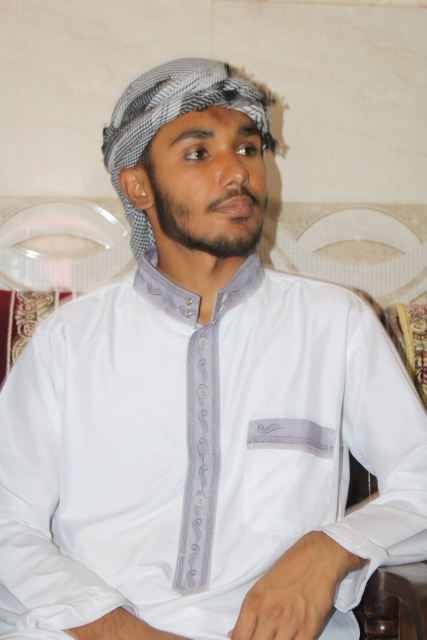
#> input picture Computer vision Class/training images/Konain Worsi/IMG-20240506-WA0014.jpg, 853 x 1280 px (shown at 1/2 size)
$ python Face_recognition_system_realtime.py
#> lines starting #> are read from the running program, lines starting #| are printed output that depends on the picture; after the words box and inside, x2 and y2 are one past the last pixel; in counts of white or black regions, pixels touching at a corner belong together
import cv2 as cv
import numpy as np
import os

# loading haarcascade for face detection
face_cascade = cv.CascadeClassifier(cv.data.haarcascades + 'haarcascade_frontalface_default.xml')

# load recognizer
if not hasattr(cv, 'face'):
    raise ImportError(
        "cv2.face is unavailable. Install opencv-contrib-python in the active venv:\n"
        "python -m pip install opencv-contrib-python"
    )
recognizer = cv.face.LBPHFaceRecognizer_create()

# loading face cam
cap = cv.VideoCapture(0)

# path of dataset
dataset_path = 'training images'

face = []
labels = []

labels_to_name = {}
current_label = 0

# accessing the folders path in the dataset
for person_name in os.listdir(dataset_path):
    person_folder = os.path.join(dataset_path, person_name)

    if not os.path.isdir(person_folder) or not os.listdir(person_folder):
        continue

    # labeling the current folder name to person name
    labels_to_name[current_label] = person_name

    for image_name in os.listdir(person_folder):
        image_path = os.path.join(person_folder, image_name) # accessing the image paths in the realated folder

        image = cv.imread(image_path, cv.IMREAD_GRAYSCALE) #  reading images and also converting them into grayscale
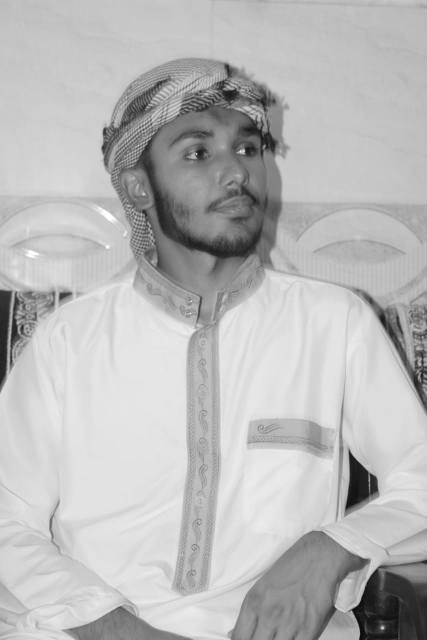
#> image: shape (1280, 853) (shown at 1/2 size); min 2, max 255, mean 185.5

        face_rect = face_cascade.detectMultiScale(image, scaleFactor = 1.1, minNeighbors = 4) # detecting face in the dataset images
#> face_rect = ()

        for (x, y, w, h) in face_rect: # drawing a rectangle in faces of the dataset images
            face_roi = image[x: x + w, y: y + h]

            if face_roi.size > 0:
                face_resize = cv.resize(face_roi, (200, 200))

                face.append(face_resize)
                labels.append(current_label)
#> this loop made 0 passes
#> after the loop, face = []; labels = []

    current_label += 1
#> current_label = 1

if len(face) == 0:
    print('No Face found!')
    exit()


face = np.array(face)
labels = np.array(labels)

recognizer.train(face, labels) # training the model for face recognition
print('✅Training Complete!')

while True: # accessing the webcam
    ret, frames = cap.read()
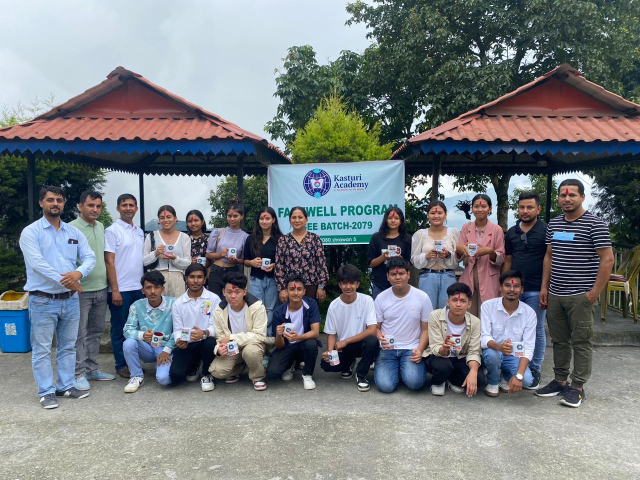
#> input picture Computer vision Class/pictures/IMG-20230721-WA0025.jpg, 1280 x 960 px, given in place of the camera (shown at 1/2 size)
#> frames is the input picture: shape (960, 1280, 3); mean B, G, R 128.9, 125.5, 120.5
    grey = cv.cvtColor(frames, cv.COLOR_BGR2GRAY) # converting the frames into grayscale
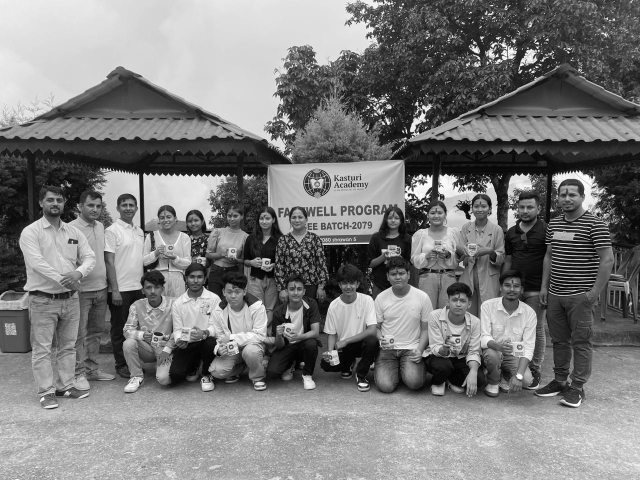
#> grey: shape (960, 1280) (shown at 1/2 size); min 0, max 255, mean 124.4

    if not ret:
        break

    cam_face = face_cascade.detectMultiScale(grey, scaleFactor = 1.21, minNeighbors = 6) # detecting faces in the frames
#> cam_face = 15 rows, first 6: [312, 420, 39, 39], [577, 422, 36, 36], [512, 425, 36, 36], [770, 425, 32, 32], [369, 537, 46, 46], [233, 392, 46, 46]

    for (x, y, w, h) in cam_face: # drawing faces in the frames in realtime
        face_roi_grey = grey[y: y + h, x: x + w]

        if face_roi_grey.size > 0:
            face_resize = cv.resize(face_roi_grey, (200, 200))

            label, f_confidence = recognizer.predict(face_resize)
            actual_confidence = 100 - f_confidence   # calculating the actual confidence of the model in face recogmition

            if label in labels_to_name:
                person_name = labels_to_name[label]

                text = f'{person_name} - ({round(actual_confidence, 2)})'

                if actual_confidence >= 40:
                    print('Acces Granted!')
                    cv.rectangle(frames, (x, y), (x + w, y + h), (0, 255, 0), 2)
                    cv.putText(frames, text, (x, y - 10), cv.FONT_HERSHEY_COMPLEX, 0.7, (0, 255, 0), 2)
                else:
                    cv.rectangle(frames, (x, y), (x + w, y + h), (0, 0, 255), 2)
                    cv.putText(frames, text, (x, y - 10), cv.FONT_HERSHEY_COMPLEX, 0.7, (0, 0, 255), 2)
#> this loop made 15 passes
#> (x, y, w, h, f_confidence, actual_confidence, text) on passes 1 to 11: (312, 420, 39, 39, 111.7, -11.67, 'Konain Worsi - (-11.67)'), (577, 422, 36, 36, 113.7, -13.73, 'Konain Worsi - (-13.73)'), (512, 425, 36, 36, 115.6, -15.64, 'Konain Worsi - (-15.64)'), (770, 425, 32, 32, 130.5, -30.52, 'Konain Worsi - (-30.52)'), (369, 537, 46, 46, 108.4, -8.4, 'Konain Worsi - (-8.4)'), (233, 392, 46, 46, 109.5, -9.53, 'Konain Worsi - (-9.53)'), (940, 397, 42, 42, 102.1, -2.05, 'Konain Worsi - (-2.05)'), (165, 393, 50, 50, 94.47, 5.53, 'Konain Worsi - (5.53)'), (772, 528, 48, 48, 96.86, 3.14, 'Konain Worsi - (3.14)'), (570, 560, 46, 46, 99.4, 0.598, 'Konain Worsi - (0.6)'), (83, 380, 53, 53, 92.82, 7.18, 'Konain Worsi - (7.18)')
#> pass 1, `face_resize = cv.resize(face_roi_grey, (200, 200))`:
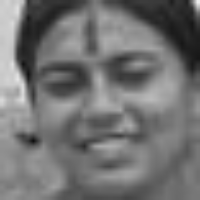
#> face_resize: shape (200, 200); min 15, max 235, mean 114.4
#> pass 2, `face_resize = cv.resize(face_roi_grey, (200, 200))`:
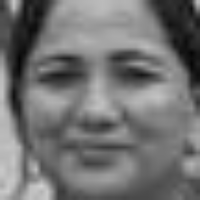
#> face_resize: shape (200, 200); min 2, max 209, mean 114.2
#> after the loop:
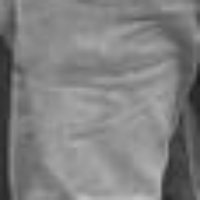
#> face_resize: shape (200, 200); min 28, max 192, mean 128.4
#> after the loop:
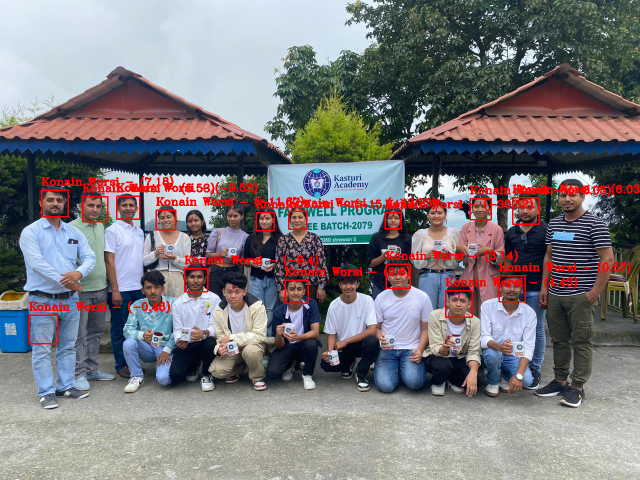
#> frames: shape (960, 1280, 3) (shown at 1/2 size); 2.86% of pixels changed, all inside (x1, y1, x2, y2) = (57, 352, 1280, 689)

    cv.imshow('Face Recognition', frames)

    if cv.waitKey(1) & 0xFF == ord('k'):
#> (key Esc is pressed here)
        break


cap.release()
cv.destroyAllWindows()
